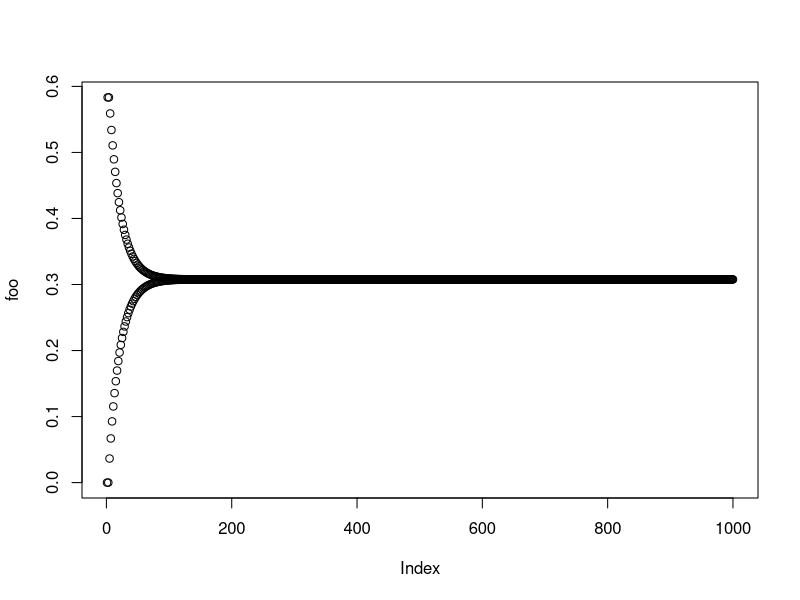
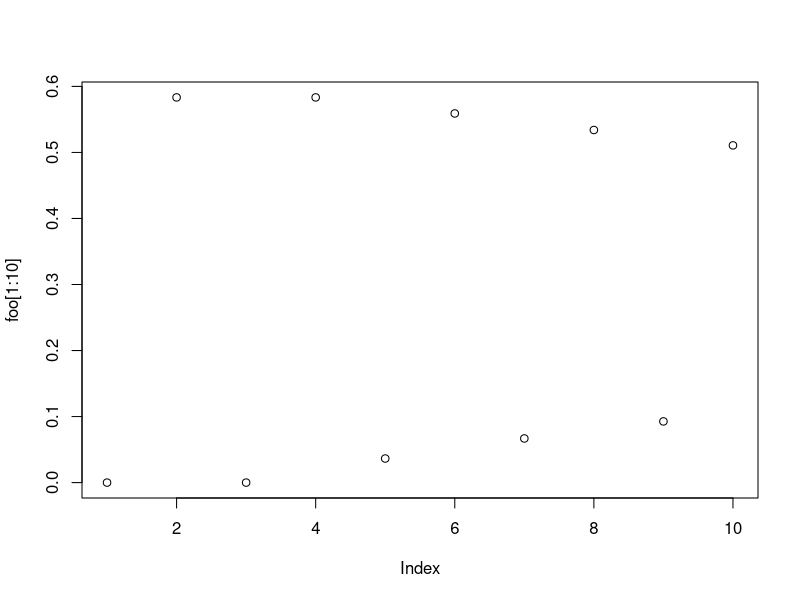
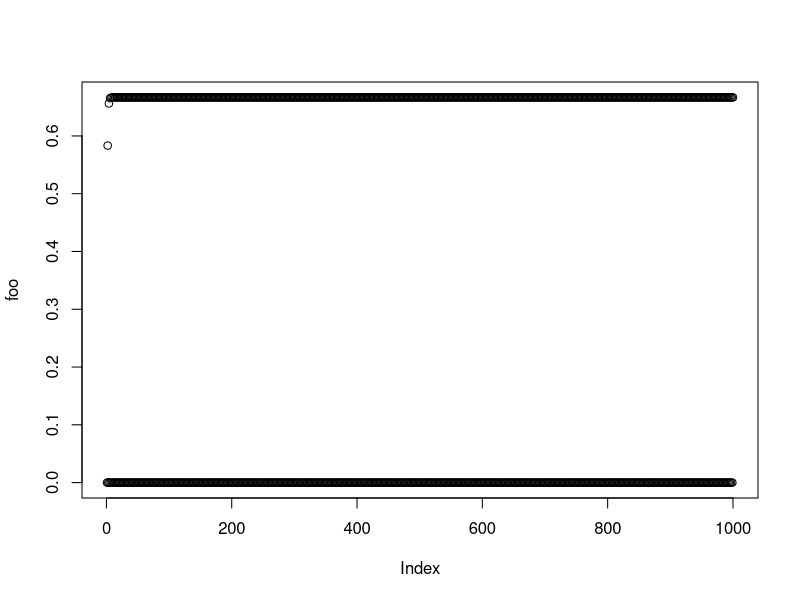
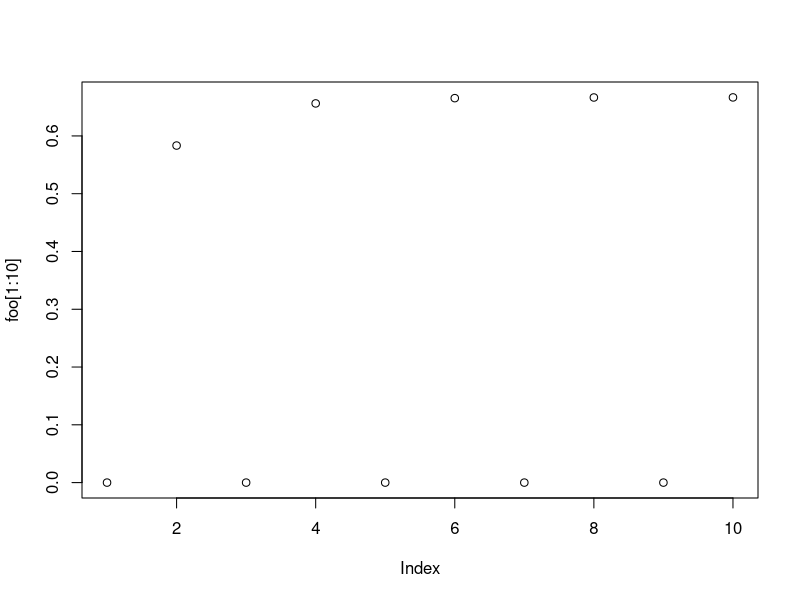
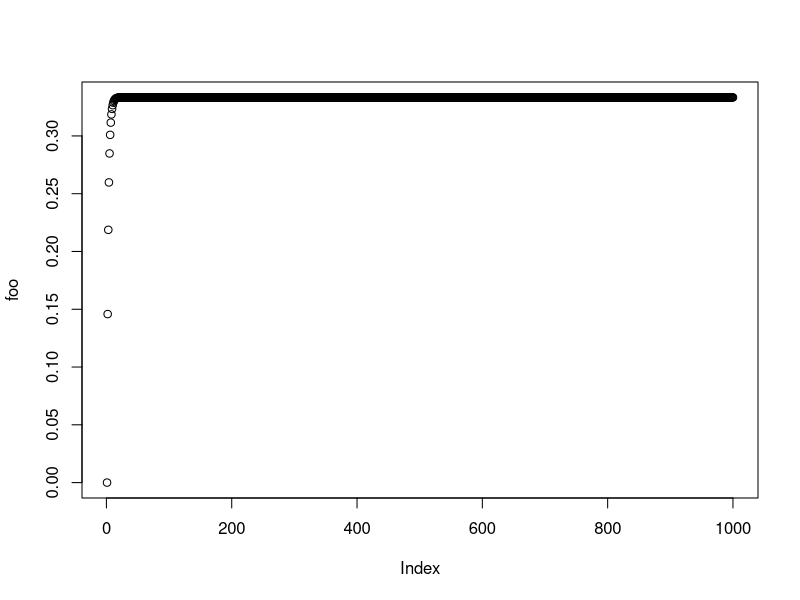
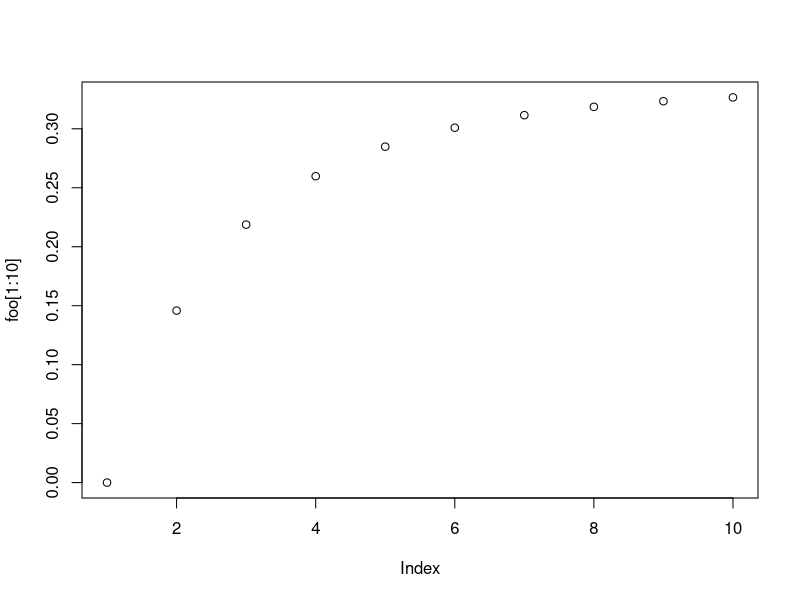

Recreate these plots in R, in order.
## ---- chunk 1
knitr::opts_chunk$set(echo = TRUE)
## ---- chunk 2
(Pmat <- matrix(data = c(0, 1/2, 0, 1/2, 0, 
                        1/2, 0, 1/2, 0,0,
                        0, 1/3, 0, 2/3, 0, 
                        1/4, 0, 1/2, 0, 1/4, 
                        0, 0, 0, 1/2, 1/2), 
               nrow = 5, 
               byrow = TRUE))
## ---- chunk 3
foo <- numeric()
bar <- Pmat
foo[1] <- bar[2, 4]
for (i in 2:1000){
  bar  <- bar %*% Pmat
  foo[i] <- bar[2, 4]
}
plot(foo)
plot(foo[1:10])
## ---- chunk 4
Pe <- Pmat
Pe[5, 5] <- 0; Pe[5, 4] <- 1
Pe
## ---- chunk 5
foo <- numeric()
bar <- Pe
foo[1] <- bar[2, 4]
for (i in 2:1000){
  bar  <- bar %*% Pe
  foo[i] <- bar[2, 4]
}
plot(foo)
plot(foo[1:10])
## ---- chunk 6
Pminus <- (Pe + diag(5)) / 2
foo <- numeric()
bar <- Pminus
foo[1] <- bar[2, 4]
for (i in 2:1000){
  bar  <- bar %*% Pminus
  foo[i] <- bar[2, 4]
}
plot(foo)
plot(foo[1:10])
## ---- chunk 7
eigen(Pmat)
## ---- chunk 8
sqrt(1/5)
